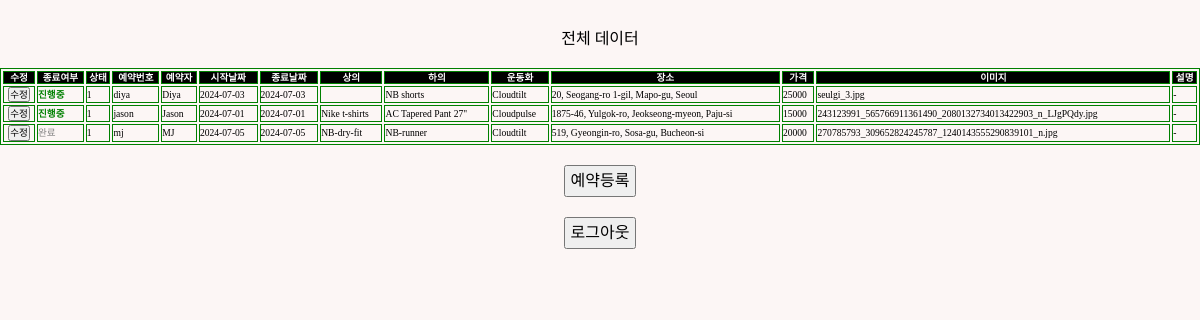
The page /sterna/data/ (signed in) on the database as committed earlier.
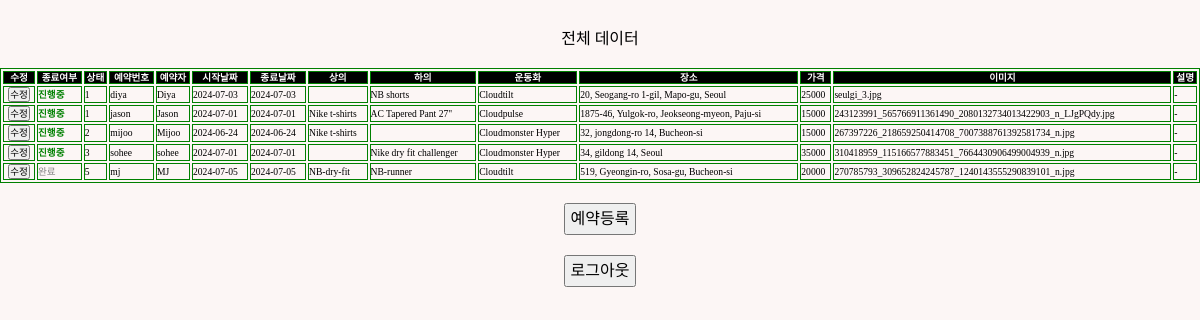
The same page on the database as committed later.
### reservation/models.py (models this page shows, shortened)
class Reservation(models.Model):
    reserv_id = models.CharField(max_length=20, primary_key=True)
    client = models.CharField(max_length=20)
    start_date = models.DateField()
    start_time = models.TimeField(blank=True, default=timezone.now)
    end_date = models.DateField()
    end_time = models.TimeField(blank=True, default=timezone.now)
    top = models.CharField(max_length=50, blank=True)
    bottom = models.CharField(max_length=50, blank=True)
    shoes = models.ForeignKey(Shoes, on_delete=models.CASCADE, related_name="shoesName")
    image = models.ImageField(upload_to="", blank=True)
    desc = models.TextField(blank=True, default="-")
    status = models.IntegerField(default=1)
    completed = models.BooleanField(default=False)
    cost = models.IntegerField(default=0)
    location = models.CharField(max_length=50, blank=False)

class Shoes(models.Model):
    name = models.CharField(max_length=50, blank=True)
    amount250 = models.IntegerField(blank=False)
    amount260 = models.IntegerField(blank=False)
    amount270 = models.IntegerField(blank=False)
    amount280 = models.IntegerField(blank=False)
    link = models.URLField()
    def __str__(self):
        return self.name

### reservation/views.py (the view)
# urls.py: path("sterna/data/", views.data, name="data"),
@login_required(login_url='users:login')
def data(request):
    reservation = Reservation.objects.all().order_by('status')
    context = {'reservation': reservation}
    return render(request, 'admin/data.html', context)

### templates/admin/data.html (shortened to what this page needs)
{% load static %}
<!DOCTYPE html>
<html lang="en">
  <head>
    <link rel="stylesheet" type="text/css" href="{% static 'css/sterna.css' %}"/>
    <link rel="stylesheet" type="text/css" href="{% static 'css/normalize.css' %}"/>
    <link href="https://cdnjs.cloudflare.com/ajax/libs/bootstrap-datetimepicker/3.0.0/css/bootstrap-datetimepicker.min.css" rel="stylesheet"/>
  </head>
  <body>
    <div class="tocenter">
      <div style="margin: 30px 0 20px 0;">
        <p>전체 데이터</p>
      </div>
    </div>
    <table border="1" bordercolor="green" style="font-size:0.6rem; width:100%;">
      <tr style="background-color:black; color:white;">
        <th scope="col" style="width:30px; text-align:center">수정</td>
        <th scope="col">종료여부</td>
        <th scope="col">상태</td>
        <th scope="col">예약번호</td>
        <th scope="col">예약자</td>
        <th scope="col">시작날짜</td>
        <th scope="col">종료날짜</td>
        <th scope="col">상의</td>
        <th scope="col">하의</td>
        <th scope="col">운동화</td>
        <th scope="col">장소</th>
        <th scope="col">가격</th>
        <th scope="col">이미지</td>
        <th scope="col">설명</td>
      </tr>
      {% for data in reservation %}
        <tr>
          <td style="width:30px; text-align:center">
            <a href="{% url "reservation:update" data.pk %}">
              <button>수정</button>
            </a>
          </td>
          {% if data.completed == True %}
            <td style="color:grey">완료</td>
          {% else %}
            <td style="color:green; font-weight:bold;">진행중</td>
          {% endif %}
          <td>{{data.status}}</td>
          <td>{{data.reserv_id}}</td>
          <td>{{data.client}}</td>
          <td>{{data.start_date | date:"Y-m-d"}}</td>
          <td>{{data.end_date | date:"Y-m-d"}}</td>
          <td>{{data.top}}</td>
          <td>{{data.bottom}}</td>
          <td>{{data.shoes}}</td>
          <td>{{data.location}}</td>
          <td>{{data.cost}}</td>
          <td>{{data.image}}</td>
          <td>{{data.desc}}</td>
        {% endfor %}
      </table>
      <div class="tocenter" style="margin:20px 0 0 0;">
        <a href="{% url "reservation:register" %}">
          <button style="padding: 5px;">예약등록</button>
        </a>
      </div>
      <div class="tocenter" style="margin:20px 0 0 0;">
        <a href="{% url "users:logout" %}">
          <button style="padding: 5px;">로그아웃</button>
        </a>
      </div>
    </body>
  </html>

### static/css/sterna.css (style rules this page uses)
:root { --text-color: #FCF6F5; --background-color: #1C06FF; --accent-color: #FCF6F5; --white-color: #FCF6F5; --text-color-black: #1d1d1d; --card-color: #E8E8E8; --nav-text-color: #1C06FF; --nav-bg-color: #FCF6F5; --button-bg-color: #CDFF06; }
* { margin: 0; padding: 0; font-family: "SCDream"; z-index:100; }
html, body { background-color: var(--accent-color); margin-top: 100px; min-height: 100%; margin: 0; }
a { color: var(--text-color-black); text-decoration: none; }
.tocenter { display: flex; flex-direction: column; align-items: center; width:100%; }

Rows that differ between the two databases and show on the page:
added Reservation: completed "진행중", status "2", reserv_id "mijoo", client "Mijoo", start_date "2024-06-24", end_date "2024-06-24", top "Nike t-shirts", shoes "Cloudmonster Hyper", location "32, jongdong-ro 14, Bucheon-si", cost "15000", image "267397226_218659250414708_7007388761392581734_n.jpg", desc "-"
added Reservation: completed "진행중", status "3", reserv_id "sohee", client "sohee", start_date "2024-07-01", end_date "2024-07-01", bottom "Nike dry fit challenger", shoes "Cloudmonster Hyper", location "34, gildong 14, Seoul", cost "35000", image "310418959_115166577883451_7664430906499004939_n.jpg", desc "-"
changed Reservation "mj": status "1" → "5"
